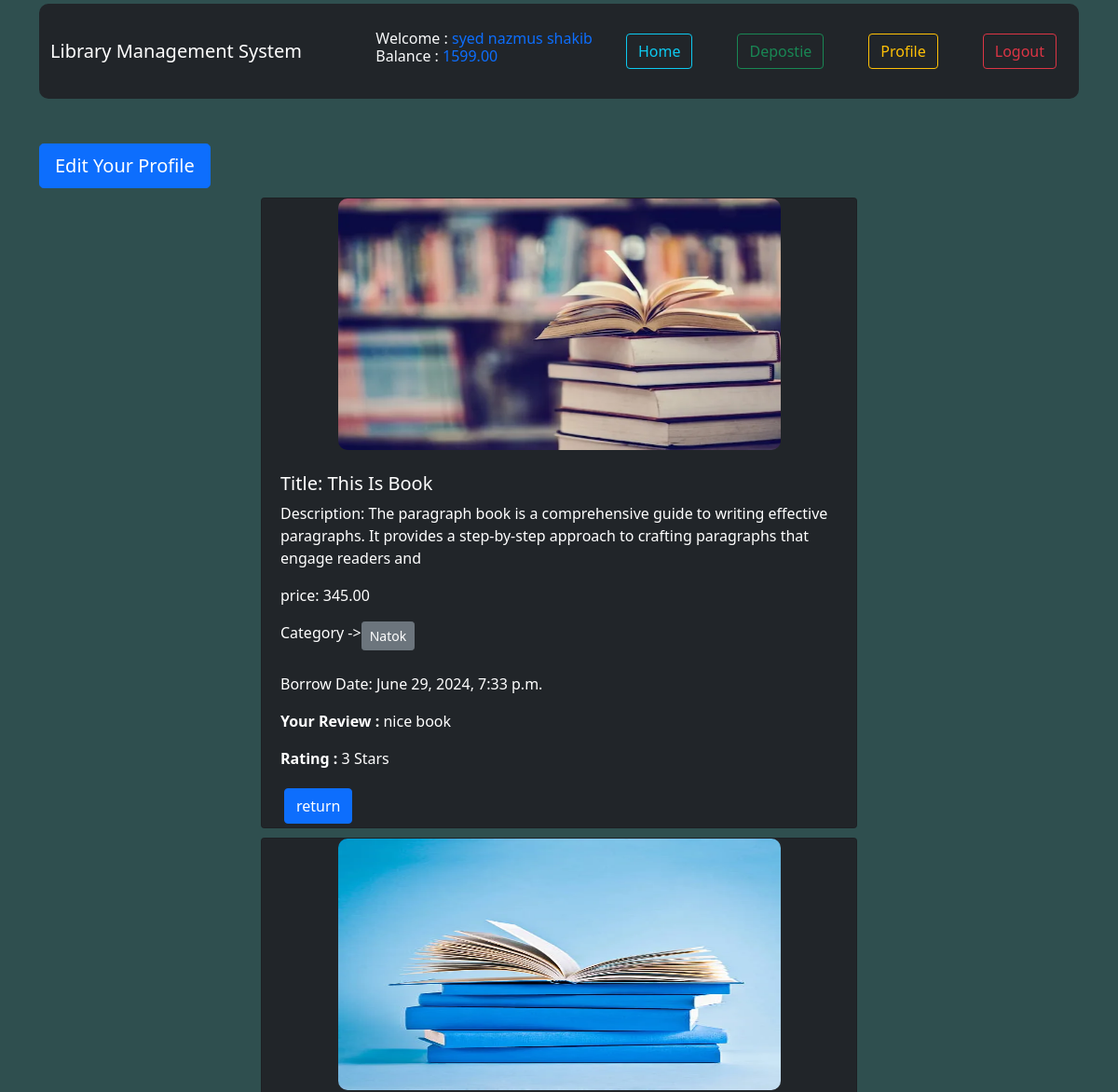
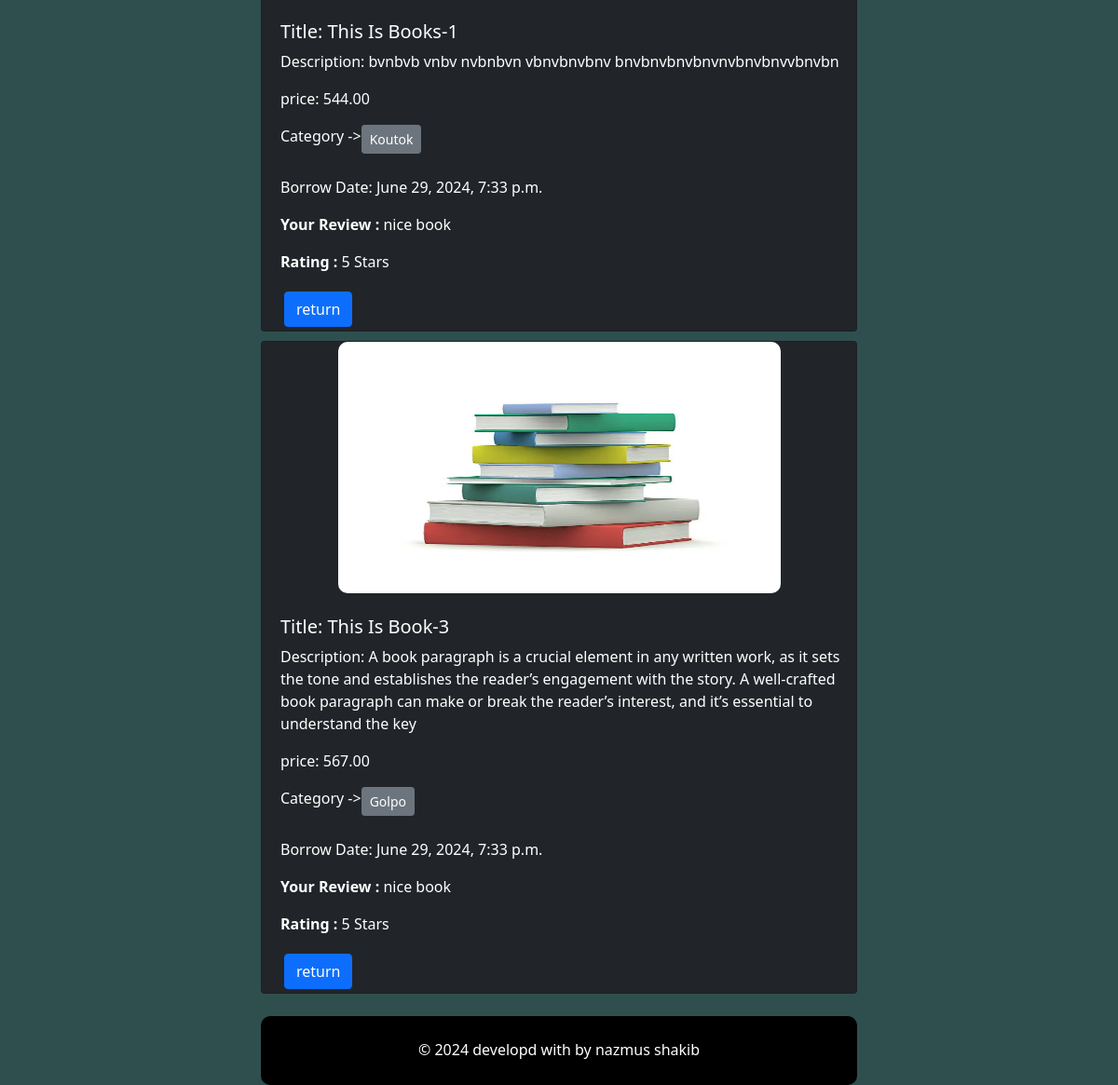
Page /Books/profile/ (signed in) on the committed database (2 pictures, top to bottom).
### users/models.py (models this page shows, shortened)
class UserBankAccount(models.Model):
    user=models.OneToOneField(User,on_delete=models.CASCADE,related_name='account')
    account_no=models.IntegerField()
    balance=models.DecimalField(default=0,max_digits=12,decimal_places=2)

### Books/models.py (models this page shows, shortened)
class Borrow(models.Model):
    book=models.ForeignKey(BookModel,on_delete=models.CASCADE,related_name='Borrow')
    user=models.ForeignKey(User,on_delete=models.CASCADE)
    borrow_date=models.DateTimeField(auto_now_add=True)
    return_date=models.DateField(blank=True, null=True)
    class Meta:
        ordering = ['borrow_date']

class BookModel(models.Model):
    title=models.CharField(max_length=100)
    description=models.CharField(max_length=1000000)
    image=models.ImageField(upload_to='image/uploads')
    price=models.DecimalField(max_digits=12,decimal_places=2)
    category=models.ManyToManyField(Category,null=True,blank=True)

class Category(models.Model):
    name=models.CharField(max_length=100)
    slug=models.SlugField(max_length=200,null=True,blank=True,unique=True)
    def __str__(self):
        return self.name

class Review(models.Model):
    book = models.ForeignKey('BookModel', related_name='review', on_delete=models.CASCADE)
    user = models.ForeignKey(User, related_name='user', on_delete=models.CASCADE)
    body = models.CharField(max_length=100000)
    RATING_CHOICES = [
        ('1', '1 - Poor'),
        ('2', '2 - Fair'),
        ('3', '3 - Good'),
        ('4', '4 - Very Good'),
        ('5', '5 - Excellent')
    ]
    rating = models.CharField(max_length=10, choices=RATING_CHOICES, null=True, blank=True)

### Books/views.py (the view)
# urls.py: path('profile/', views.ProfileView.as_view(), name='profile'),
class ProfileView(LoginRequiredMixin, TemplateView):
    template_name = './Books/profile.html'
    def get_context_data(self, **kwargs):
        context = super().get_context_data(**kwargs)
        borrowed_books = Borrow.objects.filter(user=self.request.user)
        context['borrowed_books'] = borrowed_books
        return context

### Books/templates/Books/profile.html (shortened to what this page needs)
{% extends "base.html" %}
{% block content %}
<br>
<br>
<div class="container">
  <a class="btn btn-primary btn-lg" href="{% url 'edit_profile' %}">Edit Your Profile</a>
</div>
{% for book in borrowed_books %}
<div style="width: 40rem; margin:auto; margin-top:10px;">
  <div class="card bg-dark text-white">
    <img src="{{book.book.image.url}}" class="card-img-top mx-auto d-block"
      style='width: 475px; height:270px; border-radius: 10px;' alt="book_img">
    <br>
    <div style="padding-left:20px;">
      <h5 class="card-title">Title: {{book.book.title}}</h5>
      <p class="card-text">Description: {{book.book.description}}</p>
      <p>price: {{book.book.price}}</p>
      <div class='d-flex flex-wrap'>
        {% for ca in book.book.category.all %}
        Category -> <a class="btn btn-secondary btn-sm" type='button' disabled>{{ca}}</a>
        {% endfor %}
      </div>
      <br>
      <p>Borrow Date: {{ book.borrow_date }}</p>
      {% for review in book.book.review.all %}
      {% if review.user == user %}
      <div class="review">
        <p><b>Your Review :</b> {{ review.body }}</p>
        <p><b>Rating : </b> {{ review.rating }} Stars</p>
      </div>
      {% endif %}
      {% endfor %}
      <div class='d-flex flex-wrap'>
        {% if user.is_authenticated %}
        <a href="{% url 'return_book' book.book.id %}" class="btn btn-primary m-1 btn-md">return</a>
        {% endif %}
      </div>
    </div>
  </div>
  {% endfor %}
  {% endblock content %}

### templates/navbar.html (shortened to what this page needs)
<div class="container pt-1">
  <nav class="navbar navbar-expand-lg justify-content-between bg-dark" style="border-radius: 10px;">
    <div class="container-fluid">
      <a class="navbar-brand text-white" href="{% url 'home'%}">Library Management System</a>
      {% if user.is_authenticated %}
      <h6 class='text-primary'><span class="text-light">Welcome : </span>{{user.first_name}} {{user.last_name}} <br>
        {% if user.account%}
        <span class="text-light">Balance : </span>{{user.account.balance}}
        {% endif %}
      </h6>
      {% endif %}
    </div>
    <div>
      <div class="collapse navbar-collapse" id="navbarSupportedContent">
        <ul class="navbar-nav me-auto mb-2 mb-lg-0">
          <li class="nav-item">
            <a class="btn btn-outline-info m-4" href="{% url 'home'%}">Home</a>
          </li>
          {% if not user.is_authenticated %}
          <li class="nav-item">
            <a class="btn btn-outline-warning m-4" href="{% url 'registration'%}">Signup</a>
          </li>
          <li class="nav-item">
            <a class="btn btn-outline-success m-4" href="{% url 'login'%}">Login</a>
          </li>
        </ul>
        {% else %}
        <div class="d-flex">
          <a class="btn btn-outline-success m-4" href="{% url 'deposite'%}">Depostie</a>
          <a class="btn btn-outline-warning m-4" href="{% url 'profile'%}">Profile</a>
          <form action="{% url 'logout'%}" method='post'>
            <button class="btn btn-outline-danger m-4">Logout</button>
          </form>
        </div>
      </div>
      {% endif %}
    </div>
  </nav>
</div>

### rows in the picture
Borrow: book.image (picture), book "This Is Book", book.description "The paragraph book is a comprehensive guide to writing effective paragraphs. It provides a step-by-step approach to crafting paragraphs that engage readers and", book.price "345.00", borrow_date "June 29, 2024, 7:33 p.m."
Category: name "Natok"
Review: body "nice book", rating "3"
Borrow: book.image (picture), book "This Is Books-1", book.description "bvnbvb vnbv nvbnbvn vbnvbnvbnv bnvbnvbnvbnvnvbnvbnvvbnvbn", book.price "544.00", borrow_date "June 29, 2024, 7:33 p.m."
Category: name "Koutok"
Review: body "nice book", rating "5"
Borrow: book.image (picture), book "This Is Book-3", book.description "A book paragraph is a crucial element in any written work, as it sets the tone and establishes the reader’s engagement with the story. A well-crafted book paragraph can make or break the reader’s interest, and it’s essential to understand the key", book.price "567.00", borrow_date "June 29, 2024, 7:33 p.m."
Category: name "Golpo"
Review: body "nice book", rating "5"

### other values in the picture
{{ user.first_name }} "syed nazmus"
{{ user.last_name }} "shakib"
{{ user.account.balance }} "1599.00"
